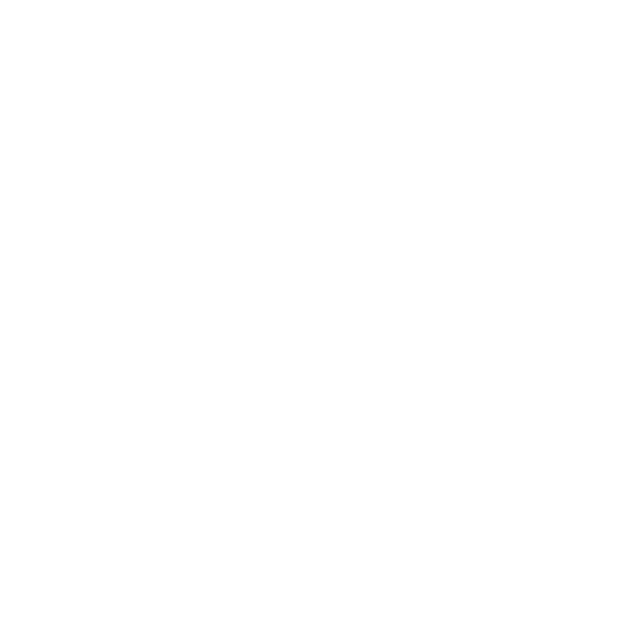
Frame 1 (no input)
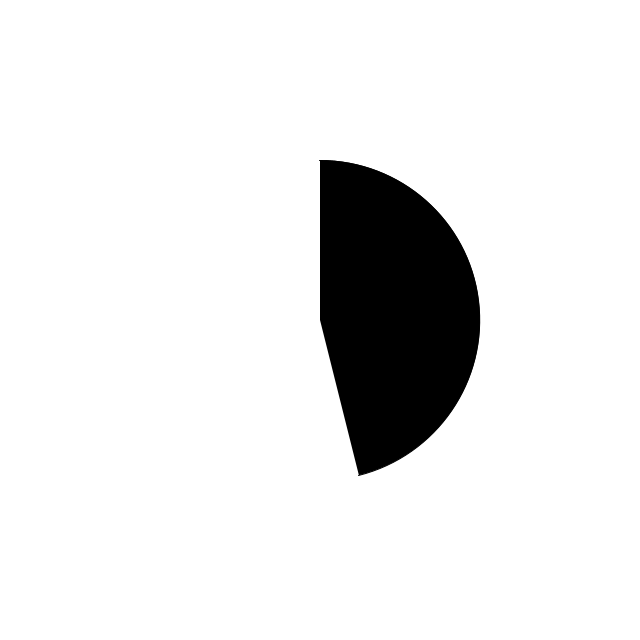
Frame 60 (the mouse pressed at the canvas centre just before this capture)
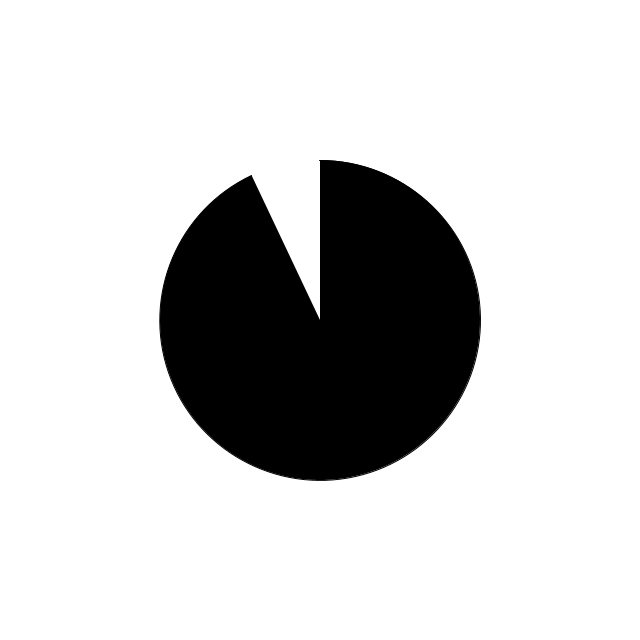
Frame 120 (the mouse held since frame 60 and released just before this capture)

The Processing sketch that drew these frames (run headless with seeded random() and noise(); from frame 60 on, the mouse is pressed at the canvas centre):

// Processing sketch: CircleFillAnimation
// ── CircleFillAnimation.pde
// Animated Circle that flips if it fills 

float angle = -PI/2;
boolean filling = true;

void setup()
{
  size(640, 640);
  background(255);
  frameRate(30);
}

void draw()
{
  background(255);

  fill(0);

  if (filling)
  {
    arc(width/2, height/2, width/2, height/2, -PI/2, angle);
  }
  else
  {
    arc(width/2, height/2, width/2, height/2, angle, 1.5*PI);
  }

  angle += PI/64;
  
  if(angle > 1.5*PI)
  {
     filling = !filling; 
     angle = -PI/2;
     print("flip");
  }
  
  println(angle);
}
